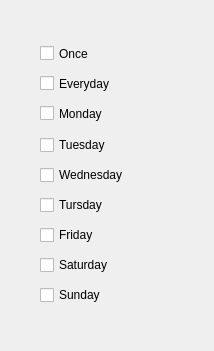
<?xml version="1.0" encoding="UTF-8"?>
<ui version="4.0">
 <class>RepeatForm</class>
 <widget class="QWidget" name="RepeatForm">
  <property name="geometry">
   <rect>
    <x>0</x>
    <y>0</y>
    <width>214</width>
    <height>351</height>
   </rect>
  </property>
  <property name="minimumSize">
   <size>
    <width>214</width>
    <height>351</height>
   </size>
  </property>
  <property name="maximumSize">
   <size>
    <width>214</width>
    <height>351</height>
   </size>
  </property>
  <property name="windowTitle">
   <string>Repeat</string>
  </property>
  <widget class="QCheckBox" name="checkBoxOnce">
   <property name="geometry">
    <rect>
     <x>40</x>
     <y>40</y>
     <width>161</width>
     <height>27</height>
    </rect>
   </property>
   <property name="text">
    <string>Once</string>
   </property>
  </widget>
  <widget class="QCheckBox" name="checkBoxEveryday">
   <property name="geometry">
    <rect>
     <x>40</x>
     <y>70</y>
     <width>161</width>
     <height>27</height>
    </rect>
   </property>
   <property name="text">
    <string>Everyday</string>
   </property>
  </widget>
  <widget class="QCheckBox" name="checkBoxMonday">
   <property name="geometry">
    <rect>
     <x>40</x>
     <y>100</y>
     <width>161</width>
     <height>27</height>
    </rect>
   </property>
   <property name="text">
    <string>Monday</string>
   </property>
  </widget>
  <widget class="QCheckBox" name="checkBoxTuesday">
   <property name="geometry">
    <rect>
     <x>40</x>
     <y>130</y>
     <width>161</width>
     <height>30</height>
    </rect>
   </property>
   <property name="text">
    <string>Tuesday</string>
   </property>
  </widget>
  <widget class="QCheckBox" name="checkBoxWednesday">
   <property name="geometry">
    <rect>
     <x>40</x>
     <y>160</y>
     <width>161</width>
     <height>30</height>
    </rect>
   </property>
   <property name="text">
    <string>Wednesday</string>
   </property>
  </widget>
  <widget class="QCheckBox" name="checkBoxTursday">
   <property name="geometry">
    <rect>
     <x>40</x>
     <y>190</y>
     <width>161</width>
     <height>30</height>
    </rect>
   </property>
   <property name="text">
    <string>Tursday</string>
   </property>
  </widget>
  <widget class="QCheckBox" name="checkBoxFriday">
   <property name="geometry">
    <rect>
     <x>40</x>
     <y>220</y>
     <width>161</width>
     <height>30</height>
    </rect>
   </property>
   <property name="text">
    <string>Friday</string>
   </property>
  </widget>
  <widget class="QCheckBox" name="checkBoxSaturday">
   <property name="geometry">
    <rect>
     <x>40</x>
     <y>250</y>
     <width>161</width>
     <height>30</height>
    </rect>
   </property>
   <property name="text">
    <string>Saturday</string>
   </property>
  </widget>
  <widget class="QCheckBox" name="checkBoxSunday">
   <property name="geometry">
    <rect>
     <x>40</x>
     <y>280</y>
     <width>161</width>
     <height>30</height>
    </rect>
   </property>
   <property name="text">
    <string>Sunday</string>
   </property>
  </widget>
 </widget>
 <resources/>
 <connections/>
</ui>
